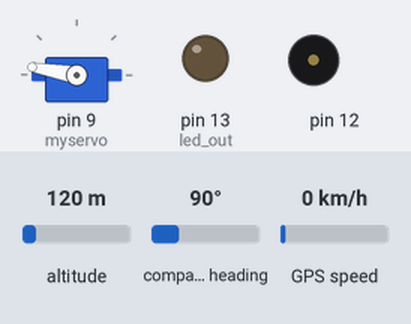
A sketch run on a simulated Arduino Uno, built with avr-gcc and run on an emulated ATmega328P. On the bench: servo, output pins drawn as LEDs (lit = HIGH), buzzer (waves = sounding). The inputs (shaded band) are chosen by the test bench; at power-on: altitude 120 m, compass heading 90°, GPS speed 0 km/h. The GPS gets a fix after 3 s at 37.7749, -122.4194 with 8 satellites; what the sketch prints to the serial monitor is not drawn.

Above: at 4.1 s.
At 5.78 s:
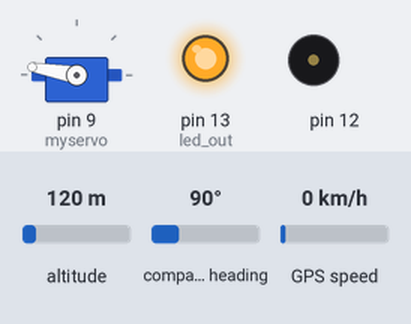
Timing chart, 0 to 6.3 s (numbered marks = the images above):
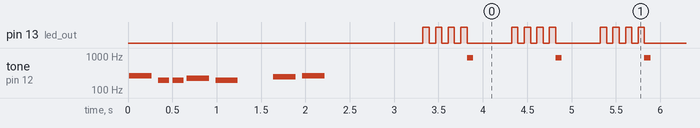

The sketch:

UkiUkiSBP2014_v1b.ino
```cpp
//This program is Test for Devide for Ballon burster on UkiUkiSBP2014
//The version is 1.0a
// by Mujirushi Seisakusyo IRIE Ltd. (2014July10)

#include <TinyGPS++.h>
#include <SoftwareSerial.h>
#include <Servo.h>
Servo myservo;  // create servo object to control a servo


/* Altitude of balloon bursting */
static const double AltiBurstBalloon =  25000.0 ; // unit is metars [m]
double tempD;

/*
   This sample demonstrates TinyGPS++'s capacity for extracting custom
   fields from any NMEA sentence.  TinyGPS++ has built-in facilities for
   extracting latitude, longitude, altitude, etc., from the $GPGLL and
   $GPRMC sentences.  But with the TinyGPSCustom type, you can extract
   other NMEA fields, even from non-standard NMEA sentences.

   It requires the use of SoftwareSerial, and assumes that you have a
   4800-baud serial GPS device hooked up on pins 4(RX) and 3(TX).
*/
static const int RXPin = 2, TXPin = 3;
static const uint32_t GPSBaud = 9600;


#define _ON 1
#define _OFF 0
unsigned long StartTime;

int potpin0 = 0;  // analog pin0 used for Cutter Position of pauseing to connect the potentiometer
int potpin1 = 1;  // analog pin1 used for Cutter Position of cutting to connect the potentiometer
int potpin2 = 2;  // analog pin2 used for timer to connect the potentiometer
//int val0,val1,val2;    // variable to read the value from the analog pin
int val0=170;
int val1=20;
int val2=500;    // variable to read the value from the analog pin

int led_out = 13; // LED connected to digital pin 13
int mode_sw = 4; // mode SW connected to digital pin 4

unsigned long prev_time = 0;
unsigned long chg_time = 500;

void Balloon_Burster(int times)
{
  int i;
   myservo.attach(9);  // attaches the servo on pin 9 to the servo object

//  sounds();

//  tone(12,440,300);
  for(i=0;i<times;i++)
  {
    myservo.write(val1);
    delay(val2);
    myservo.write(val0);
    delay(val2);
  }
   myservo.detach();
}
/*
void LEDchika(void)
{
   if(millis() - prev_time > chg_time){
      prev_time = millis();
      if(digitalRead(led_out) == LOW)
        digitalWrite(led_out,HIGH);
      else
        digitalWrite(led_out,LOW);
    }
}
*/

void LEDchika(void)
{
  static int i;
  int ftone;

   if(millis() - prev_time > chg_time){
      prev_time = millis();
      if(digitalRead(led_out) == LOW)
        digitalWrite(led_out,HIGH);
      else
        digitalWrite(led_out,LOW);

        i++;
        if(i>2){i=0;
           tone(12,880,50);
        }
    }
}


void LEDchikachika(int times)
{
   int i;
   int ftone;

   i=times;
   while(i)
   if(millis() - prev_time > 70){

     prev_time = millis(); i--;
      if(digitalRead(led_out) == LOW)
        digitalWrite(led_out,HIGH);
      else
        digitalWrite(led_out,LOW);
    }

    if(times<4)
     tone(12,100,100);// tone(12,880,100);
    else
     tone(12,880,70);


    digitalWrite(led_out,LOW);
}

void Startsound(int timesound)
{
  int i;

 for(i=0;i<timesound;i++)
 {
 tone(12,440,200);
 delay(300);
 }

}


// The TinyGPS++ object
TinyGPSPlus gps;

// The serial connection to the GPS device
SoftwareSerial ss(RXPin, TXPin);

/*
   By declaring TinyGPSCustom objects like this, we announce that we
   are interested in the 15th, 16th, and 17th fields in the $GPGSA
   sentence, respectively the PDOP (F("positional dilution of precision")),
   HDOP (F("horizontal...")), and VDOP (F("vertical...")).

   (Counting starts with the field immediately following the sentence name,
   i.e. $GPGSA.  For more information on NMEA sentences, consult your
   GPS module's documentation and/or http://aprs.gids.nl/nmea/.)

   If your GPS module doesn't support the $GPGSA sentence, then you
   won't get any output from this program.
*/

TinyGPSCustom pdop(gps, "GPGSA", 15); // $GPGSA sentence, 15th element
TinyGPSCustom hdop(gps, "GPGSA", 16); // $GPGSA sentence, 16th element
TinyGPSCustom vdop(gps, "GPGSA", 17); // $GPGSA sentence, 17th element

#include "pitches.h"

// notes in the melody:
int melody[] = {
  NOTE_C4, NOTE_G3,NOTE_G3, NOTE_A3, NOTE_G3,0, NOTE_B3, NOTE_C4};

// note durations: 4 = quarter note, 8 = eighth note, etc.:
int noteDurations[] = {
  4, 8, 8, 4,4,4,4,4 };

void sounds(){
 for (int thisNote = 0; thisNote < 8; thisNote++) {

    // to calculate the note duration, take one second
    // divided by the note type.
    //e.g. quarter note = 1000 / 4, eighth note = 1000/8, etc.
    int noteDuration = 1000/noteDurations[thisNote];
    tone(12, melody[thisNote],noteDuration);

    // to distinguish the notes, set a minimum time between them.
    // the note's duration + 30% seems to work well:
    int pauseBetweenNotes = noteDuration * 1.30;
    delay(pauseBetweenNotes);
    // stop the tone playing:
    noTone(12);
  }

}


void setup()
{
  Serial.begin(115200);
  ss.begin(GPSBaud);

  Serial.println(F("UsingCustomFields.ino"));
  Serial.println(F("Demonstrating how to extract any NMEA field using TinyGPSCustom"));
  Serial.print(F("Testing TinyGPS++ library v. ")); Serial.println(TinyGPSPlus::libraryVersion());
  Serial.println(F("by Mikal Hart"));
  Serial.println();

  Serial.println(F("UkiUkiSBP2014 using TinyGPSCustom"));
  Serial.print(F("Testing UkiUkiSBP2014  v.1.2b  "));
  Serial.println(F("by Mujirushi Seisakusyo IRIE Ltd."));
  Serial.println();

  pinMode(led_out,OUTPUT);
  pinMode(mode_sw,INPUT);

  //myservo.attach(9);  // attaches the servo on pin 9 to the servo object

// if(digitalRead(mode_sw) == _ON) //モードスイッチがオンならば、
//     Balloon_Burster(5);  //最初の５回は試し動作を行う。

 StartTime = millis();
     sounds();
   myservo.attach(9);
  myservo.write(val0);
   delay(1000);
   myservo.detach();
}

void loop()
{

   // LEDchika();


  // Every time anything is updated, print everything.
  if (gps.altitude.isUpdated() || gps.satellites.isUpdated() ||
    pdop.isUpdated() || hdop.isUpdated() || vdop.isUpdated())
  {
    Serial.print(F("ALT="));   Serial.print(gps.altitude.meters());
    Serial.print(F(" PDOP=")); Serial.print(pdop.value());
    Serial.print(F(" HDOP=")); Serial.print(hdop.value());
    Serial.print(F(" VDOP=")); Serial.print(vdop.value());
    Serial.print(F(" SATS=")); Serial.print(gps.satellites.value());
    tempD =(double)gps.altitude.meters();
      LEDchikachika((int)gps.satellites.value());

   if( tempD < AltiBurstBalloon){
      Serial.println(F(" Not burned"));
   }
   else{
     Serial.println(F(" Just burn !"));
     sounds();
    Balloon_Burster(20);  // 50回動作させる

    myservo.write(val0);
   delay(1000);
    myservo.detach();
    sounds();

    }

  }


  while (ss.available() > 0)
    gps.encode(ss.read());


}
```

Measured:
- by itself, pin 13 (led_out): repeats every 1.0 s: 3 × (LOW 0.07 s, HIGH 0.07 s), LOW 0.50 s, HIGH 0.07 s
- by itself, tone on pin 12: plays 262 Hz for 0.25 s, 196 Hz for 0.13 s, 196 Hz for 0.13 s, 220 Hz for 0.25 s, 196 Hz for 0.25 s, 247 Hz for 0.25 s … (134 notes in this stretch)
